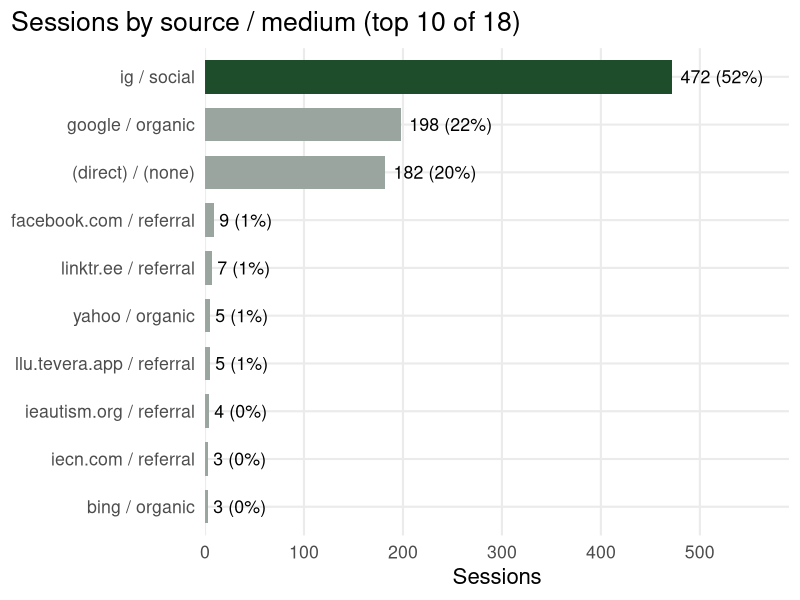
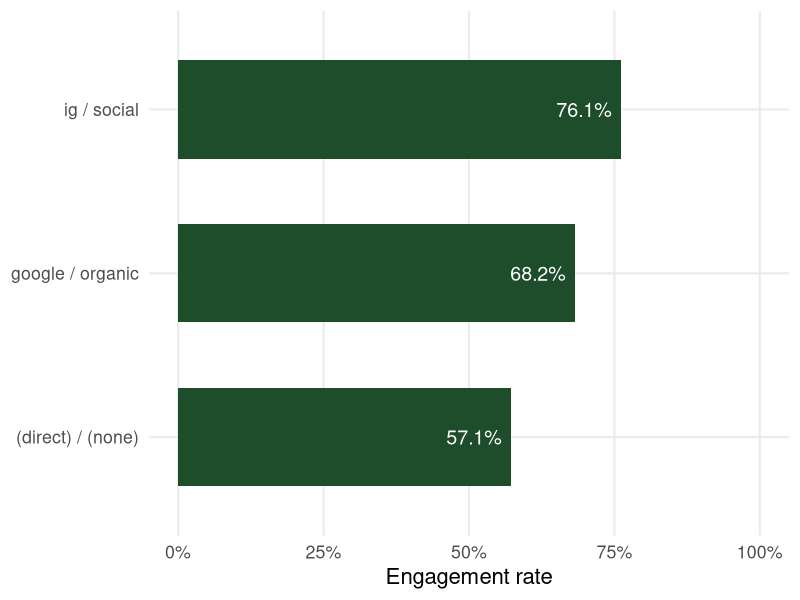
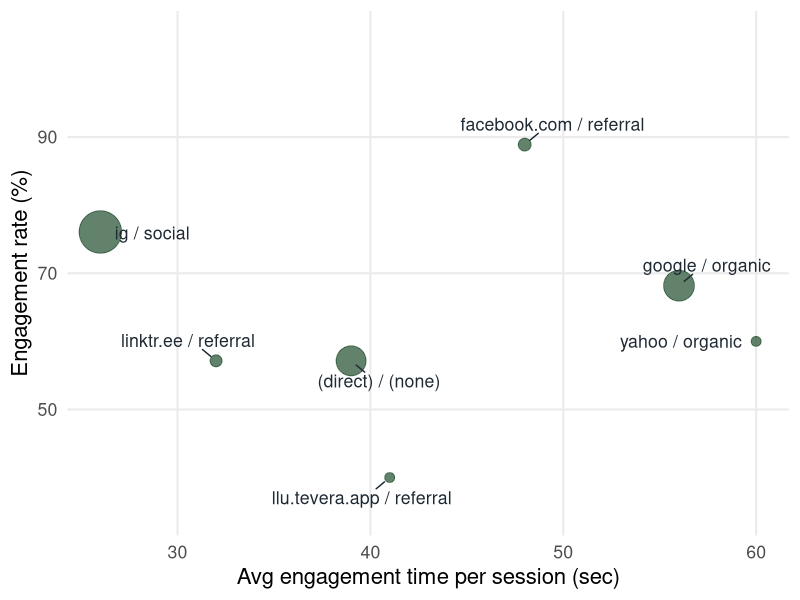
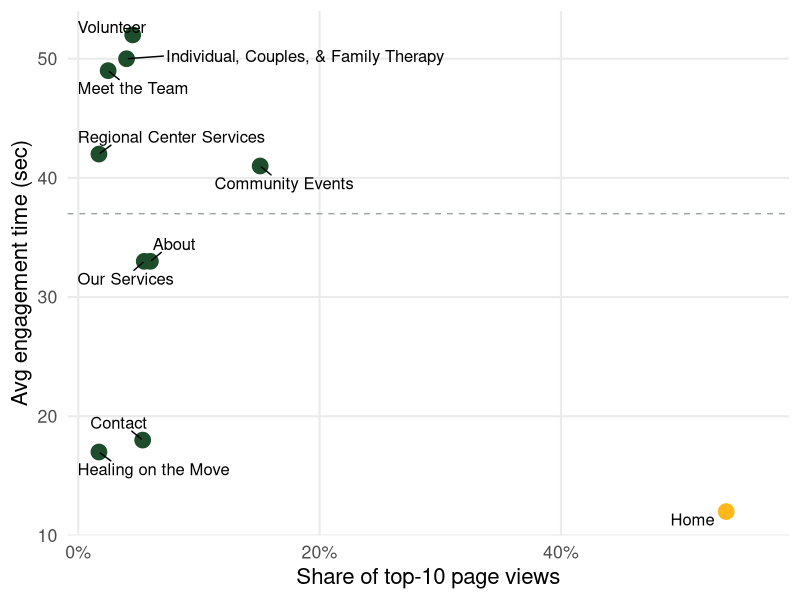
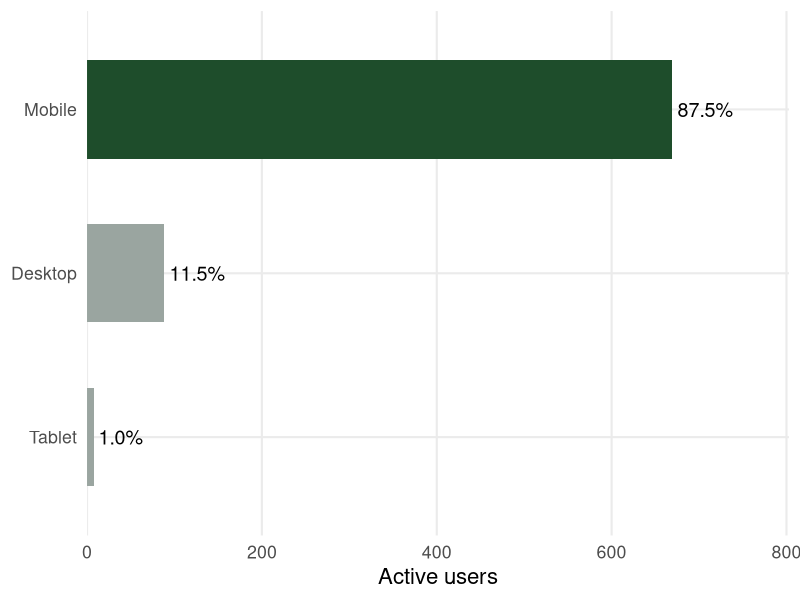

Write R code to recreate these figures, in order.
## ---- chunk 1
#| label: setup
library(readr); library(dplyr); library(ggplot2); library(ggrepel); library(scales)
green <- "#1E4D2B"; gold <- "#FFB81C"; grey <- "#9AA5A0"
sources <- read_csv("../../../data/traffic_source_medium.csv", show_col_types = FALSE)
pages   <- read_csv("../../../data/pages.csv", show_col_types = FALSE)
devices <- read_csv("../../../data/devices.csv", show_col_types = FALSE)
totals  <- read_csv("../../../data/totals.csv", show_col_types = FALSE)
tot <- setNames(totals$value, totals$metric)
theme_set(theme_minimal(base_size = 16) +
  theme(panel.grid.minor = element_blank(), plot.title.position = "plot"))
## ---- chunk 2
#| fig-height: 5
#| fig-width: 10
sources |>
  mutate(share = sessions / tot[["sessions"]],
         source_medium = reorder(source_medium, sessions),
         hi = source_medium == "ig / social") |>
  ggplot(aes(sessions, source_medium, fill = hi)) +
  geom_col(width = .7) +
  geom_text(aes(label = paste0(sessions, " (", percent(share, 1), ")")), hjust = -0.1, size = 4.5) +
  scale_fill_manual(values = c(`TRUE` = green, `FALSE` = grey), guide = "none") +
  scale_x_continuous(expand = expansion(mult = c(0, .25))) +
  labs(x = "Sessions", y = NULL, title = "Sessions by source / medium (top 10 of 18)")
## ---- chunk 3
top3 <- sources |> filter(source_medium %in% c("ig / social", "google / organic", "(direct) / (none)"))
tab <- cbind(engaged = top3$engaged_sessions, not = top3$sessions - top3$engaged_sessions)
rownames(tab) <- top3$source_medium
ct <- chisq.test(tab)
pw <- pairwise.prop.test(tab[, "engaged"], rowSums(tab), p.adjust.method = "bonferroni")
## ---- chunk 4
#| fig-height: 5
#| fig-width: 6
top3 |>
  mutate(rate = engaged_sessions / sessions,
         source_medium = reorder(source_medium, rate)) |>
  ggplot(aes(rate, source_medium)) +
  geom_col(fill = green, width = .6) +
  geom_text(aes(label = percent(rate, .1)), hjust = 1.15, color = "white", size = 5) +
  scale_x_continuous(labels = percent, limits = c(0, 1)) +
  labs(x = "Engagement rate", y = NULL)
## ---- chunk 5
#| fig-height: 4.3
#| fig-width: 10
p <- sources |> filter(sessions >= 5) |>
  ggplot(aes(avg_engagement_sec, engagement_rate, size = sessions, text = source_medium)) +
  geom_point(color = green, alpha = .7) +
  geom_text_repel(aes(label = source_medium), size = 4.5, color = "#1F2933", point.padding = .6, box.padding = .6, seed = 1) +
  scale_size(range = c(3, 14), guide = "none") +
  scale_y_continuous(limits = c(35, 105)) +
  labs(x = "Avg engagement time per session (sec)", y = "Engagement rate (%)")
p
## ---- chunk 6
#| fig-height: 4.3
#| fig-width: 10
pg <- pages |> mutate(share = views / sum(views))
ggplot(pg, aes(share, avg_engagement_sec, label = page)) +
  geom_hline(yintercept = median(pg$avg_engagement_sec), linetype = "dashed", color = grey) +
  geom_point(aes(color = page == "Home"), size = 5) +
  geom_text_repel(size = 4.2, box.padding = .5, seed = 2, max.overlaps = 20) +
  scale_color_manual(values = c(`TRUE` = gold, `FALSE` = green), guide = "none") +
  scale_x_continuous(labels = percent, expand = expansion(mult = c(.05, .1))) +
  labs(x = "Share of top-10 page views", y = "Avg engagement time (sec)")
## ---- chunk 7
dev <- devices |> mutate(sessions = round(engaged_sessions / (engagement_rate / 100)))
dtab <- cbind(engaged = dev$engaged_sessions, not = dev$sessions - dev$engaged_sessions)
dct <- suppressWarnings(chisq.test(dtab))
dft <- fisher.test(dtab)
## ---- chunk 8
#| fig-height: 4.5
#| fig-width: 6
devices |>
  mutate(device = reorder(device, active_users), share = active_users / sum(active_users)) |>
  ggplot(aes(active_users, device)) +
  geom_col(fill = c(green, grey, grey)[match(devices$device, c("Mobile","Desktop","Tablet"))], width = .6) +
  geom_text(aes(label = percent(share, .1)), hjust = -0.1, size = 5) +
  scale_x_continuous(expand = expansion(mult = c(0, .2))) +
  labs(x = "Active users", y = NULL)
